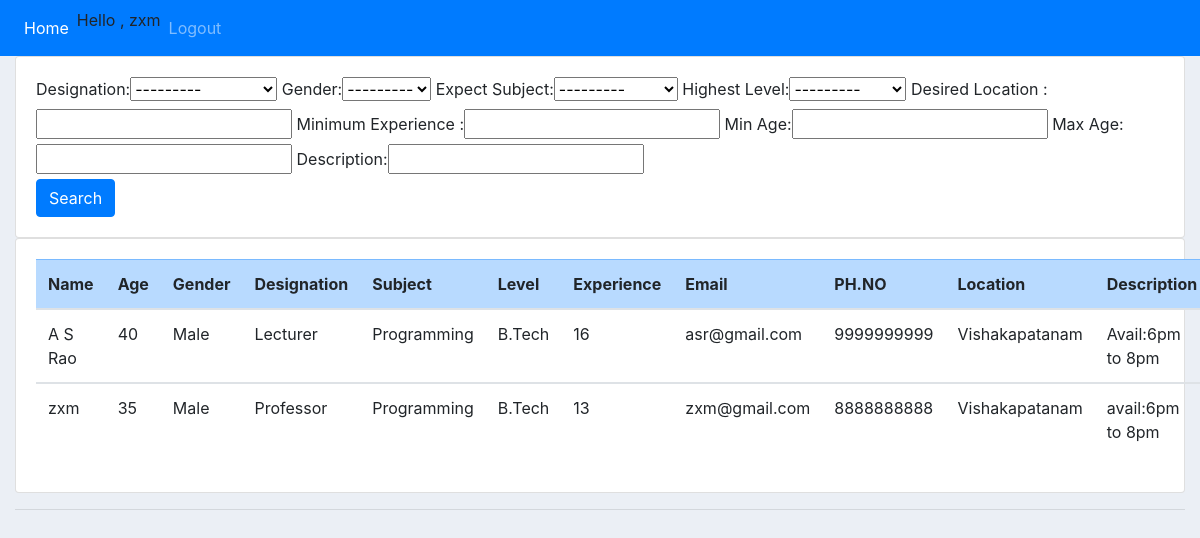
The app's page /locator (signed in) with its own data.
### tfinder/models.py (models this page shows)
class destination(models.Model):
	SUB_CHOICES= [
	('Maths', 'Maths'),
	('Physics', 'Physics'),
	('Chemistry', 'Chemistry'),
	('Programming', 'Programming'),
	('Other', 'Other'),]
	gen=[
	('Male', 'Male'),
	('Female', 'Female'),
	('Other', 'Other'),
	]
	level= [
	('Grade', 'Grade'),
	('Secondary', 'Secondary'),
	('Intermediate', 'Intermediate'),
	('B.Tech', 'B.Tech'),
	('Other', 'Other'),]
	desig= [
	('Teacher', 'Teacher'),
	('Lecturer', 'Lecturer'),
	('Asst Prof', 'Asst Professor'),
	('Assoc Prof', 'Assoc Professor '),
	('Professor ', 'Professor '),
	('Other', 'Other'),]
	user = models.ForeignKey(User,null = True,on_delete = models.CASCADE)
	name = models.CharField(verbose_name="Name",max_length =100)
	phno  = models.CharField(verbose_name="Ph.No",max_length =10)
	email = models.EmailField(verbose_name="Email id",max_length=254)
	des  = models.CharField(verbose_name="Designation",choices=desig,max_length =20)
	age = models.IntegerField(verbose_name="Age")
	gender = models.CharField(verbose_name="Gender",choices=gen,max_length =20)
	sub= models.CharField(verbose_name="Expect Subject",choices=SUB_CHOICES,max_length =20)
	lev= models.CharField(verbose_name="Highest Level",choices=level,max_length =20)
	exp= models.IntegerField(verbose_name="Experience")
	loc  = models.CharField(verbose_name="Location",max_length =100)
	desp = models.TextField(verbose_name="Description",)

### tfinder/views.py (the view)
# urls.py: path('locator',views.locator, name = 'locator'),
def locator (request):
	dest = destination.objects.all()
	myFilter = desFilter(request.GET, queryset=dest)
	dest = myFilter.qs
	final = {'dest':dest,'myFilter':myFilter}
	return render(request,'locator.html', final)

### template/locator.html (shortened to what this page needs)
{% load static %}
<!DOCTYPE html>
<html>
<head>
  <link rel="stylesheet" href="https://stackpath.bootstrapcdn.com/bootstrap/4.3.1/css/bootstrap.min.css">
  <link rel="stylesheet" type="text/css" href="{% static '/css/main.css' %}">
</head>
<body>
   {%  include 'navbar.html' %}
  <div class="container-fluid">
    <div class="card card-body">
      <form method="get">
        {{myFilter.form}}<br>
        <button class="btn btn-primary" type="submit">Search</button>
      </form>
    </div>
  <div class="card card-body">
    <table class="table">
  <thead class="table-primary">
    <tr>
      <th scope="col">Name</th>
      <th scope="col">Age</th>
      <th scope="col">Gender</th>
      <th scope="col">Designation</th>
      <th scope="col">Subject</th>
      <th scope="col">Level</th>
      <th scope="col">Experience</th>
      <th scope="col">Email</th>
      <th scope="col">PH.NO</th>
      <th scope="col">Location</th>
      <th scope="col">Description</th>
    </tr>
  </thead>
   {%for des in dest%}
  <tbody>
    <tr>
      <td>{{des.name }}</td>
      <td>{{des.age}}</td>
      <td>{{des.gender}}</td>
      <td>{{des.des}}</td>
      <td>{{des.sub}}</td>
      <td>{{des.lev}}</td>
      <td>{{des.exp}}</td>
      <td>{{des.email}}</td>
      <td>{{des.phno}}</td>
      <td>{{des.loc}}</td>
      <td>{{des.desp}}</td>
    </tr>
  </tbody>
  {% endfor %}
</table>
</div>
  <hr>
</body>
</html>

### template/navbar.html (shortened to what this page needs)
{% load static %}
<nav class="navbar navbar-expand-lg navbar-dark bg-primary ">
  <div class="collapse navbar-collapse" id="navbarNav">
    <ul class="navbar-nav">
      {% if user.is_authenticated %}
      <li class="nav-item active">
        <a class="nav-link" href="{% url 'home' %}">Home</a>
      </li>
      <li class="nav-item">
        Hello , {{user.username}}
      </li>
      <li class="nav-item">
        <a class="nav-link" href="{% url 'logout' %}">Logout</a>
      </li>
      {% endif %}
    </ul>
  </div>
</nav>

### static/css/main.css (style rules this page uses)
body { background-color: #ebeff5; }

### records on screen
destination: name "A S Rao", age "40", gender "Male", des "Lecturer", sub "Programming", lev "B.Tech", exp "16", email "asr@gmail.com", phno "9999999999", loc "Vishakapatanam", desp "Avail:6pm to 8pm"
destination: name "zxm", age "35", gender "Male", des "Professor", sub "Programming", lev "B.Tech", exp "13", email "zxm@gmail.com", phno "8888888888", loc "Vishakapatanam", desp "avail:6pm to 8pm"

### other values on screen
{{ user.username }} "zxm"
